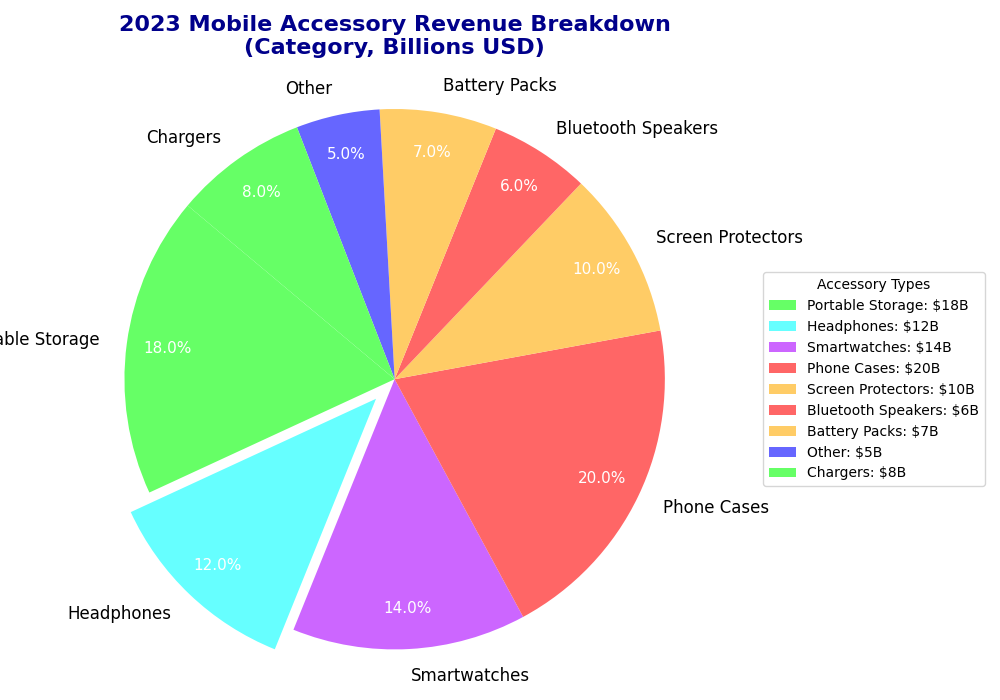

This chart was generated by the following Python code:
import matplotlib.pyplot as plt

accessories = [
    'Portable Storage', 
    'Headphones', 
    'Smartwatches', 
    'Phone Cases', 
    'Screen Protectors', 
    'Bluetooth Speakers',
    'Battery Packs', 
    'Other', 
    'Chargers'
]
revenues = [18, 12, 14, 20, 10, 6, 7, 5, 8]

new_colors = [
    '#66ff66', 
    '#66ffff', 
    '#cc66ff', 
    '#ff6666', 
    '#ffcc66', 
    '#ff6666',
    '#ffcc66', 
    '#6666ff', 
    '#66ff66'
]

explode = (0, 0.1, 0, 0, 0, 0, 0, 0, 0)

fig, ax = plt.subplots(figsize=(10, 7))
wedges, texts, autotexts = ax.pie(
    revenues, 
    labels=accessories, 
    colors=new_colors, 
    autopct='%1.1f%%', 
    startangle=140,
    explode=explode,
    pctdistance=0.85
)

for text in texts:
    text.set_fontsize(12)
    text.set_color('black')
for autotext in autotexts:
    autotext.set_fontsize(11)
    autotext.set_color('white')

plt.title(
    "2023 Mobile Accessory Revenue Breakdown\n(Category, Billions USD)",
    fontsize=16,
    fontweight='bold',
    color='darkblue',
    pad=20
)

plt.axis('equal')

ax.legend(
    wedges, 
    [f'{accessory}: ${revenue}B' for accessory, revenue in zip(accessories, revenues)], 
    title="Accessory Types", 
    loc="center left", 
    bbox_to_anchor=(1, 0, 0.5, 1), 
    fontsize=10
)

plt.tight_layout()

plt.show()
